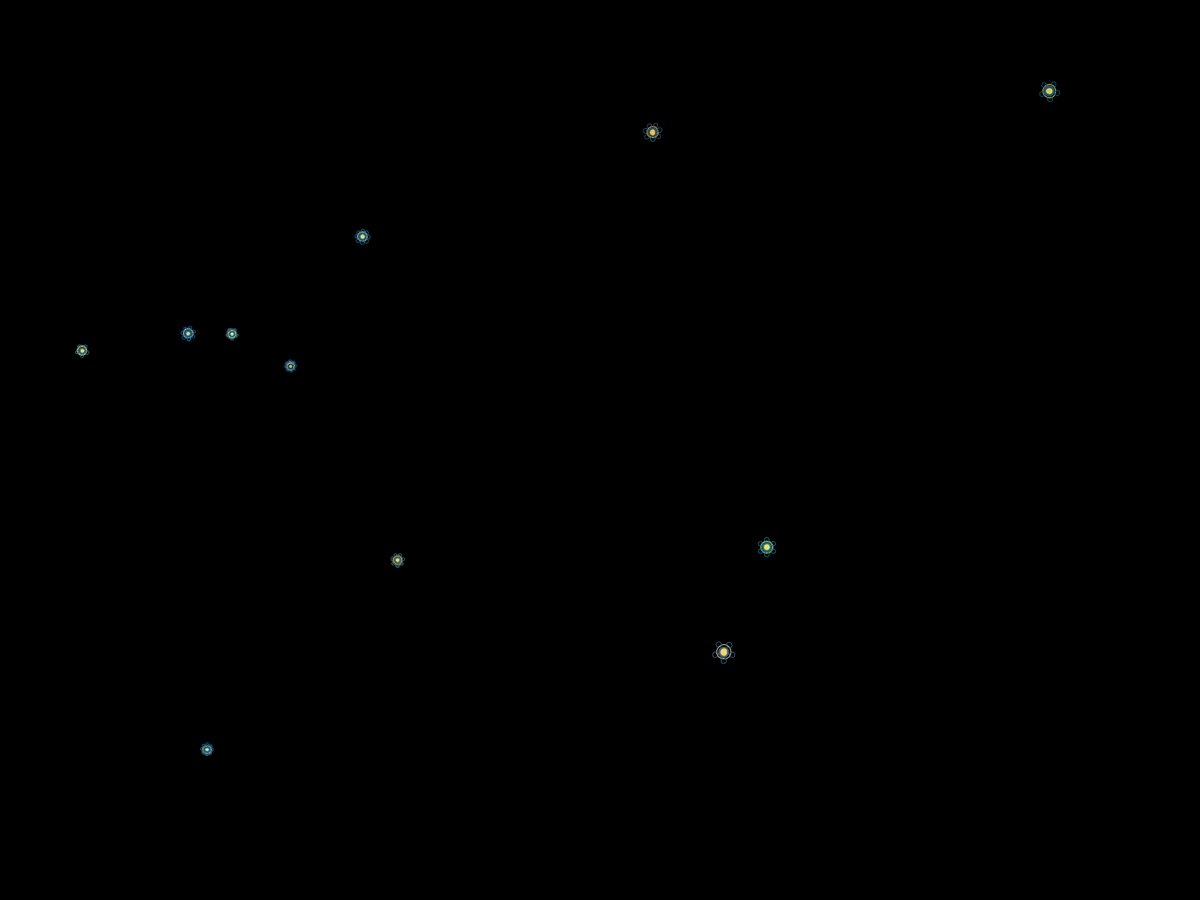
Frame 1 (no input)
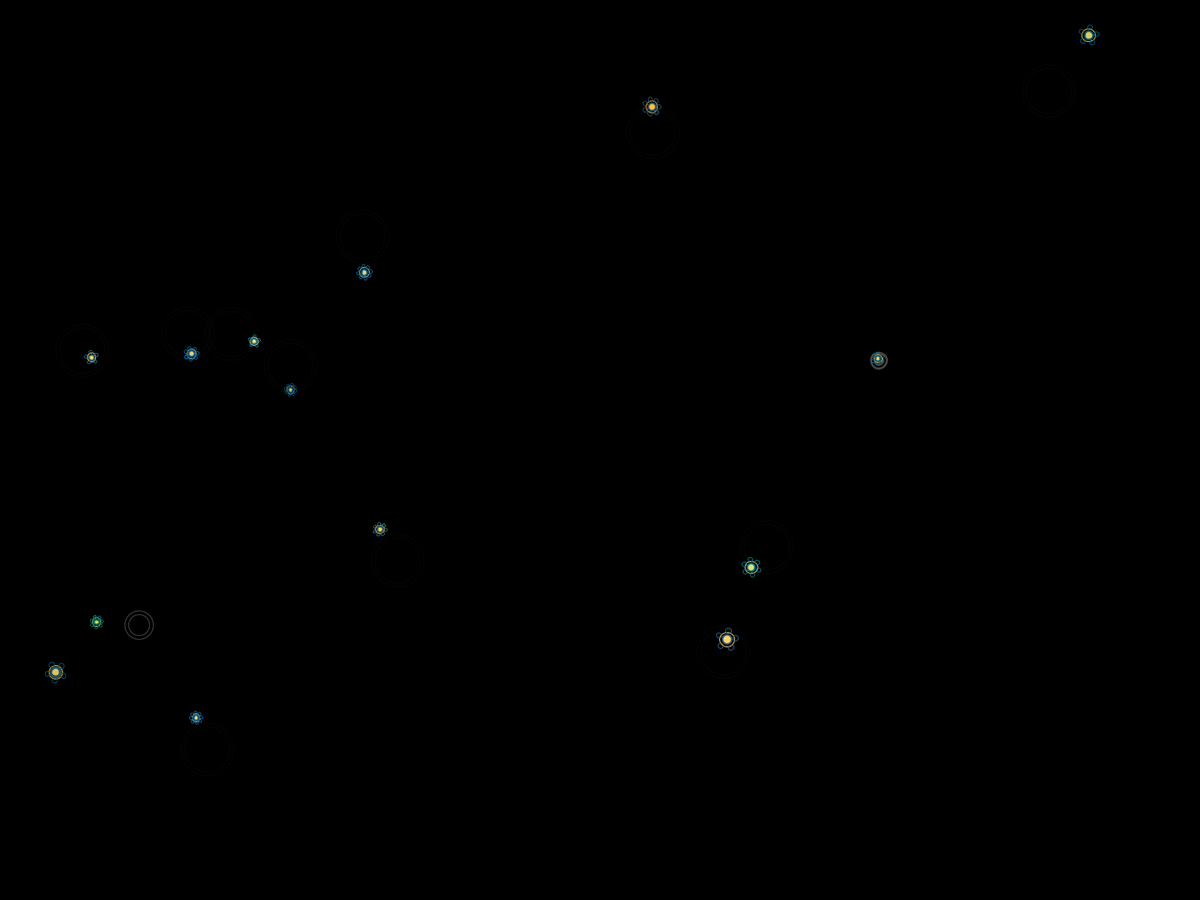
Frame 60 (the mouse pressed at the canvas centre just before this capture)
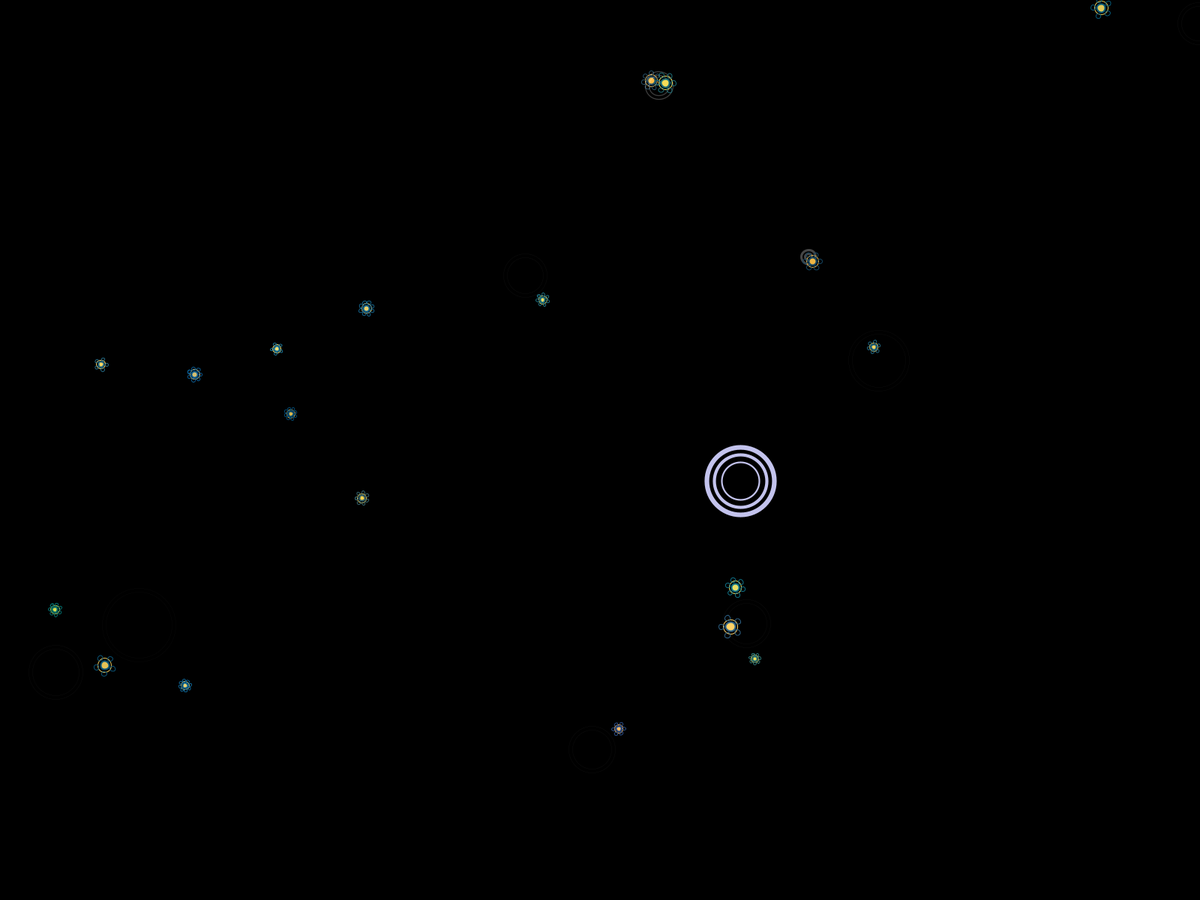
Frame 120 (the mouse held since frame 60 and released just before this capture)

The Processing sketch that drew these frames (run headless with seeded random() and noise(); from frame 60 on, the mouse is pressed at the canvas centre):

// Processing sketch: Ekosysteemi_IV
// ── Ekosysteemi_IV.pde
import java.util.Iterator;

float centX;
float centY;

// Arrays for the bugs (luteet)
ArrayList<Kieppuja> kieppujat; // Oscillating cross bugs; eat the kirput
ArrayList<Kirppu> kirput; // Drifting krill
ArrayList<KuplaSysteemi> kuplaSysteemit; // Particle system for death
ArrayList<Lude> luteet; // Tracking all the lude
ArrayList<Raindrop> raindrops;
ArrayList<Tappaja> tappajat; // Competitive hunters

void setup () {
  //size (1600, 900);
  fullScreen ();
  background (0);
  frameRate (60);
  smooth ();
  
  centX = width / 2;
  centY = height / 2;
  
  // Initialize kieppujat
  kieppujat = new ArrayList<Kieppuja> ();
  float xPos = 1;
  float yPos = 1;
  while (xPos > 0 && xPos < width) {
    xPos = map (random (1), 0, 1, -width, width * 2);
  }
  while (yPos > 0 && yPos < height) {
    yPos = map (random (1), 0, 1, -height, height * 2);
  }
  for (int i = 1; i < Kieppuja.init; i++) {
    kieppujat.add(new Kieppuja (xPos, yPos));
  }
  
  // Initialize kirput
  kirput = new ArrayList<Kirppu> ();
  for (int i = 0; i <= Kirppu.init; i++) {
    xPos = map (random (1), 0, 1, 0, width);
    yPos = map (random (1), 0, 1, 0, height);
    kirput.add(new Kirppu (xPos, yPos));
  }
  
  // Initialize tappajat
  tappajat = new ArrayList<Tappaja> ();
  
  // Initialize kuplaSysteemit
  kuplaSysteemit = new ArrayList<KuplaSysteemi> ();
  
  // Initialize ludeet
  luteet = new ArrayList<Lude>();
  
  // Initialize raindrops
  raindrops = new ArrayList<Raindrop> ();
  
}

void draw () {
  
  background (0);
  
  // Chance to generate new kieppuja (offscreen)
  if ((int) random (Kieppuja.chance) == 1 && kieppujat.size() < Kieppuja.max) {
    float xPos = 1;
    float yPos = 1;
    while (xPos > 0 && xPos < width) {
      xPos = map (random (1), 0, 1, -width, width * 2);
    }
    while (yPos > 0 && yPos < height) {
      yPos = map (random (1), 0, 1, -height, height * 2);
    }
    kieppujat.add(new Kieppuja (xPos, yPos));
  }
  
  // Chance to generate new tappaja (offscreen)
  if ((int) random (Tappaja.chance) == 1 && tappajat.size() < Tappaja.max) {
    float xPos = 1;
    float yPos = 1;
    while (xPos > 0 && xPos < width) {
      xPos = map (random (1), 0, 1, -width, width * 2);
    }
    while (yPos > 0 && yPos < height) {
      yPos = map (random (1), 0, 1, -height, height * 2);
    }
    tappajat.add(new Tappaja (xPos, yPos));
  }
  
  // Chance to generate new kirppu
  if ((int) random (Kirppu.chance) == 1 && kirput.size() < Kirppu.max) {
    float xPos = map (random (1), 0, 1, 0, width);
    float yPos = map (random (1), 0, 1, 0, height);
    kirput.add(new Kirppu (xPos, yPos));
  }
  
  // Chance for a raindrop
  if ((int) random (Raindrop.chance) == 1) {
    raindrops.add(new Raindrop (random (width * 1.5), random (height * 1.5)));
  }
  
  // Run the kirput
  Iterator<Kirppu> iKirput = kirput.iterator ();
  while (iKirput.hasNext ()) {
    Kirppu kirppu = iKirput.next ();
    if (kirppu.isDead ()) {
      iKirput.remove();
    }
    kirppu.decide ();
    kirppu.act ();
    kirppu.draw ();
  }
  
  // Run the kieppujat
  Iterator<Kieppuja> iKieppujat = kieppujat.iterator ();
  while (iKieppujat.hasNext ()) {
    Kieppuja kieppuja = iKieppujat.next ();
    if (kieppuja.isDead ()) {
      iKieppujat.remove();
    }
    kieppuja.decide ();
    kieppuja.act ();
    kieppuja.draw ();
  }
  
  // Run the tappajat
  Iterator<Tappaja> iTappajat = tappajat.iterator ();
  while (iTappajat.hasNext ()) {
    Tappaja tappaja = iTappajat.next ();
    if (tappaja.isDead ()) {
      iTappajat.remove ();
    }
    tappaja.decide ();
    tappaja.act ();
    tappaja.draw ();
  }
  
  // Run the kupla systems
  Iterator<KuplaSysteemi> ksIter = kuplaSysteemit.iterator ();
  while (ksIter.hasNext ()) {
    KuplaSysteemi ks = ksIter.next ();
    if (ks.isDead ()) {
      ksIter.remove ();
    }
    ks.update ();
  }
  
  // Run the raindrops
  Iterator<Raindrop> raindropIter = raindrops.iterator ();
  while (raindropIter.hasNext ()) {
    Raindrop rd = raindropIter.next ();
    if (rd.isDone ()) {
      raindropIter.remove ();
    }
    rd.update ();
    rd.draw ();
  }
  
}

// ── Colors.pde
static class Colors {
  static color c1 = #104F55;
  static color c2 = #32746D;
  static color c3 = #9EC5AB;
  static color c4 = #01200F;
  static color c5 = #011502;
  
  static color c6 = #6B0504;
  static color c7 = #A3320B;
  static color c8 = #D5E68D;
  
  static color c9 = #19647E;
  static color c10 = #F4D35E;
}

// ── Kieppuja.pde
class Kieppuja extends Lude {
  
  // Initial and max numbers and chance of generating new ones
  static final int chance = 750;
  static final int init = 3;
  static final int max = 5;
  
  // Boolean values for current activity
  boolean REST = false;
  boolean SEEK = true;
  
  // Motion and drawing variables
  float angle = 0;
  float aVelocity = 0;
  float aAcceleration = 0;
  float cycle = 0; // pulse cycle variables
  float cycleInc;
  float maxForce = 0.1;
  float radius;
  float restFactor = 10;
  float restForce;
  float restSpeed;
  float smallRadius = 7;
  float tinyRadius = 5;
  PVector restDirection;
  PVector steer = new PVector (0, 0);
  
  // How many luteet has it eaten
  int eatCount = 0;
  int full;
  
  // Constructor
  Kieppuja (float x_, float y_) {
    super (x_, y_);
    cycleInc = map (random (1), 0, 1, 0.01, 0.04);
    maxSpeed = map (random (1), 0, 1, 1, 5);
    radius = map (random (1), 0, 1, 10, 30);
    location = new PVector (x_, y_);
    
    cvRed = map (random (1), 0, 1, -30, 30);
    cvGreen = map (random (1), 0, 1, -30, 30);
    cvBlue = map (random (1), 0, 1, -30, 30);
    
    c1 = color (red(Colors.c1) + cvRed, green (Colors.c1) + cvGreen, blue (Colors.c1) + cvBlue);
    c2 = color (red(Colors.c2) + cvRed, green (Colors.c2) + cvGreen, blue (Colors.c2) + cvBlue);
    c3 = color (red(Colors.c3) + cvRed, green (Colors.c3) + cvGreen, blue (Colors.c3) + cvBlue);
    c4 = color (red(Colors.c4) + cvRed, green (Colors.c4) + cvGreen, blue (Colors.c4) + cvBlue);
    c5 = color (red(Colors.c5) + cvRed, green (Colors.c5) + cvGreen, blue (Colors.c5) + cvBlue);
    
    lifespan = map (random (1), 0, 1, 2000, 10000);
    
    restDirection = PVector.random2D();
    restForce = maxForce / restFactor;
    restSpeed = maxSpeed / restFactor;
    
    full = (int) random (10) + 5;
  }
  
  void act () {
    sense ();
    if (REST) {
      rest ();
    }
    if (SEEK) {
      seek ();
    }
  }
  
  void decide () {
    if (SEEK) {
      if (eatCount > full) {
        if ((int) random (10) == 1) {
          SEEK = false;
          REST = true;
          PVector brake = velocity.copy ();
          brake.normalize ();
          brake.rotate(radians (180));
          brake.mult (maxForce);
          applyForce (brake);
        }
      }
    }
    
    if (REST) {
      if (frameCount % 60 == 0 && eatCount > 0) {
        eatCount -= 1;
        if ((int) random (eatCount + 1) == 1) {
          SEEK = true;
          REST = false;
        }
      }
    }
  }
  
  void draw () {
    
    lifespan -= 1;
    
    pushMatrix ();
    translate (location.x, location.y);
    rotate (angle);
    
    // Inner circle
    strokeWeight (2);
    stroke (c3, lifespan);
    fill (c4, lifespan);
    ellipse (0, 0, radius, radius);
    
    // Secondary spokes
    strokeWeight (1);
    stroke (c5, lifespan);
    for (int a = 0; a < 360; a += 360 / 4) {
      float rad = radians (a);
      pushMatrix ();
      rotate (rad);
      line (0, radius, 0, radius * 3);
      popMatrix ();
    }
    
    // Secondary spoke ends
    strokeWeight (1);
    stroke (c1, lifespan);
    noFill ();
    for (int a = 0; a < 360; a += 360 / 4) {
      float rad = radians (a);
      pushMatrix ();
      rotate (rad);
      ellipse (0, radius, smallRadius, smallRadius);
      ellipse (0, radius * 3, smallRadius, smallRadius);
      popMatrix ();
    }

    // Primary spokes
    rotate (PI/4);
    strokeWeight (1);
    stroke (c1, lifespan);
    for (int a = 0; a < 360; a += 360 / 4) {
      float rad = radians (a);
      pushMatrix ();
      rotate (rad);
      line (0, radius, 0, radius * 2);
      popMatrix ();
    }

    // Primary spoke ends
    strokeWeight (1);
    stroke (c3, lifespan);
    noFill ();
    for (int a = 0; a < 360; a += 360 / 4) {
      float rad = radians (a);
      pushMatrix ();
      rotate (rad);
      ellipse (0, radius, smallRadius, smallRadius);
      ellipse (0, radius * 2, smallRadius, smallRadius);
      popMatrix ();
    }

    // Pulsing circle
    cycle += velocity.mag() / 50;
    cycle += cycleInc;
    float c = map (sin(cycle), -1, 1, 1, 3);
    for (float a = 0; a < 360; a += 360 / 8) {
      float rad = radians (a);
      float xPos = radius * cos(rad) * c;
      float yPos = radius * sin(rad) * c;
      strokeWeight (2);
      stroke (c2, lifespan);
      noFill ();
      ellipse (xPos, yPos, tinyRadius, tinyRadius);
    }
    
    popMatrix ();
  }
  
  void rest () {
    restDirection.mult(restForce);
    applyForce (restDirection);
    velocity.add (acceleration);
    velocity.limit (maxSpeed);
    location.add (velocity);
    aAcceleration = acceleration.x / 100;
    aVelocity += aAcceleration;
    aVelocity = constrain (aVelocity, -0.05, 0.05);
    angle += aVelocity;
    acceleration.mult (0);
  }
  
  void seek () {
    
    // Find the closest kirppu
    float distance = 0;
    Kirppu closest = null;
    for (Kirppu kirppu : kirput) {
      if (closest == null) {
        distance = PVector.dist (kirppu.location, location);
        closest = kirppu;
      } else if (PVector.dist (kirppu.location, location) < distance) {
        distance = PVector.dist (location, kirppu.location);
        closest = kirppu;
      }
    }
    
    // Steer
    PVector desired = null;
    if (kirput.size() > 0 && closest != null) {
      desired = PVector.sub(closest.location, location);
    } else {
      desired = new PVector (random (width), random (height));
    }
    distance = desired.mag ();
    desired.normalize ();
    desired.mult (maxSpeed);
    steer = PVector.sub (desired, velocity);
    steer.limit (maxForce);
    applyForce (steer);
    
    // Move
    velocity.add (acceleration);
    velocity.limit (maxSpeed);
    location.add (velocity);
    aAcceleration = acceleration.x / 100;
    aVelocity += aAcceleration;
    aVelocity = constrain (aVelocity, -0.05, 0.05);
    angle += aVelocity;
    acceleration.mult (0);
    
    //Eat!
    if (closest != null && PVector.dist (closest.location, location) < 3) {
      closest.lifespan = -1;
      lifespan += closest.radius;
      eatCount += 1;
    }
    
  }
  
  void sense () {
    for (Kieppuja kieppuja : kieppujat) {
      if (kieppuja != this) {
        float distance = PVector.dist (kieppuja.location, location);
        if (distance < (radius * 2)) {
          PVector repel = PVector.sub(kieppuja.location, location);
          repel.normalize ();
          repel.rotate (radians (180));
          repel.mult (maxSpeed);
          repel.limit (maxForce);
          applyForce (repel);
        }
      }
    }
  }
  
}

// ── Kirppu.pde
class Kirppu extends Lude {
  
  // Initial and max numbers and chance of generating new ones
  static final int chance = 20;
  static final int init = 10;
  static final int max = 50;
  
  // Boolean values for current activity
  boolean appearing = true;
  boolean DRIFT = true;
  boolean FLIT = false;
  
  // Variables for tracking "flitting" behavior
  int flitChance = 600;
  float flitCounter = 0;
  float flitSpeed = 10;
  float flitTime = 100;
  PVector flitDirection = new PVector (0, 0);
  
  // Motion and drawing variables
  float appearingRadius = 0;
  float appearingRadiusInc = 1;
  float appearanceAlpha = 75;
  float appearanceWeight = 4;
  PVector origin;
  float cycleInc;
  PVector direction;
  float maxForce = 0.5;
  float radius;
  float radiusInc = 0.003;
  float smallRadius;
  float theta = 0;
  int petals;
  
  // Constructor
  Kirppu (float x_, float y_) {
    super (x_, y_);
    origin = location.copy ();
    maxSpeed = map (random (1), 0, 1, .1, 1);
    radius = map (random (1), 0, 1, 6, 12);
    smallRadius = radius / 1.618;
    direction = PVector.random2D();
    
    petals = (int) random (4) + 5;
    
    cvRed = map (random (1), 0, 1, -30, 30);
    cvGreen = map (random (1), 0, 1, -30, 30);
    cvBlue = map (random (1), 0, 1, -30, 30);
    
    c1 = color (red(Colors.c9) + cvRed, green (Colors.c9) + cvGreen, blue (Colors.c9) + cvBlue);
    c2 = color (red(Colors.c10) + cvRed, green (Colors.c10) + cvGreen, blue (Colors.c10) + cvBlue);
    
    cycleInc = map (random (1), 0, 1, -6, 6);
    lifespan = map (random (1), 0, 1, 300, 1000);
  }
  
  Kirppu (float x_, float y_, float maxSpeed_, float radius_, int petals_, color c1_, color c2_) {
    super (x_, y_);
    origin = location.copy ();
    maxSpeed = maxSpeed_ + map (random (1), 0, 1, -0.05, 0.05);
    radius = radius_ + map (random (1), 0, 1, -1, 1);
    smallRadius = radius / 1.618;
    direction = PVector.random2D ();
    
    petals = petals_;
    
    cvRed = map (random (1), 0, 1, -30, 30);
    cvGreen = map (random (1), 0, 1, -30, 30);
    cvBlue = map (random (1), 0, 1, -30, 30);
    
    c1 = color (red(c1_) + cvRed, green (c1_) + cvGreen, blue (c1_) + cvBlue);
    c2 = color (red(c2_) + cvRed, green (c2_) + cvGreen, blue (c2_) + cvBlue);
    
    cycleInc = map (random (1), 0, 1, -6, 6);
    lifespan = map (random (1), 0, 1, 300, 1000);
  }
  
  void act () {
    if (DRIFT) {
      drift ();
    }
    if (FLIT) {
      flit ();
    }
  }
  
  boolean isDead () {
    if (lifespan < 0) {
      return true;
    } else {
      return false;
    }
  }
  
  void decide () {
    if ((int) random (flitChance) == 1 && FLIT == false) {
      FLIT = true;
      DRIFT = false;
      flitDirection = PVector.random2D();
      flitCounter = millis ();
    }
    if (millis() - flitCounter > flitTime) {
      FLIT = false;
      DRIFT = true;
    }
  }
  
  void draw () {
    theta += cycleInc;
    lifespan -= 1;
    radius += radiusInc;
    
    if (appearing) {
      appearingRadius += appearingRadiusInc;
      appearanceAlpha -= 0.5;
      if (appearanceWeight > 0.1) {
        appearanceWeight -= .1;
      }
      stroke (255, appearanceAlpha);
      strokeWeight (appearanceWeight);
      ellipse (origin.x, origin.y, abs (appearingRadius + 10), abs (appearingRadius + 10));
      ellipse (origin.x, origin.y, abs (appearingRadius), abs (appearingRadius));
      if (appearingRadius > 100) {
        appearing = false;
      }
    }
    
    pushMatrix ();
    translate (location.x, location.y);
    
    // Body
    stroke (c1, lifespan);
    strokeWeight (2);
    fill (c2, lifespan);
    ellipse (0, 0, radius, radius);
    noFill ();
    stroke (c2, lifespan);
    strokeWeight (1);
    ellipse (0, 0, radius * 1.618, radius * 1.618);
    
    // Petals
    rotate (radians (theta));
    for (float a = 0; a < 360; a += 360 / petals) {
      pushMatrix ();
      rotate (radians (a));
      stroke (c1, lifespan);
      strokeWeight (1);
      noFill ();
      ellipse (0, radius, smallRadius, smallRadius);
      popMatrix ();
    }
    
    popMatrix ();
  }
  
  void drift () {
    direction.mult(maxForce);
    applyForce (direction);
    velocity.add (acceleration);
    velocity.limit (maxSpeed);
    location.add (velocity);
    acceleration.mult (0);
  }
  
  void flit () {
    flitDirection.mult (flitSpeed);
    applyForce (flitDirection);
    velocity.add (acceleration);
    velocity.limit (flitSpeed);
    location.add (velocity);
  }
}

// ── Kupla.pde
class Kupla {
  
  float accelRange = 0.05;
  float lifespan;
  static final float lifespanDec = 5;
  static final int lifespanUB = 355;
  
  PVector acceleration;
  PVector location;
  PVector velocity;
  
  Kupla (PVector l_) {
    location = l_.copy();
    acceleration = new PVector (random (0, accelRange), random (0, accelRange));
    velocity = new PVector (random (-1, 1), random (-1, 1));
    lifespan = (int) random (255, lifespanUB);
  }
  
  void draw () {
    stroke (255, lifespan);
    strokeWeight (0);
    noFill ();
    ellipse (location.x, location.y, 8, 8);
  }
  
  boolean isDead () {
    if (lifespan < 0) {
      return true;
    } else {
      return false;
    }
  }
  
  void update () {
    velocity.add (acceleration);
    location.add (velocity);
    lifespan -= lifespanDec;
  }
  
}

// ── KuplaSysteemi.pde
class KuplaSysteemi {
  
  ArrayList<Kupla> kuplat;
  float cutoff;
  float lifespan = 50;
  float lifespanDec = 1;
  PVector location;
  
  KuplaSysteemi (float x_, float y_) {
    cutoff = Kupla.lifespanUB / Kupla.lifespanDec;
    location = new PVector (x_, y_);
    kuplat = new ArrayList<Kupla> ();
  }
  
  void addKupla () {
    kuplat.add (new Kupla (location));
  }
  
  boolean isDead () {
    if (lifespan < 0 && kuplat.size() == 0) {
      return true;
    } else {
      return false;
    }
  }
  
  void update () {
    if (lifespan > 0) {
      addKupla ();
    }
    lifespan -= lifespanDec;
    Iterator<Kupla> kuplaIter = kuplat.iterator ();
    while (kuplaIter.hasNext ()) {
      Kupla kupla = kuplaIter.next ();
      kupla.update ();
      kupla.draw ();
      if (kupla.isDead ()) {
        kuplaIter.remove ();
      }
    }
  }
  
}

// ── Lude.pde
class Lude {
  
  // Colors
  color c1;
  color c2;
  color c3;
  color c4;
  color c5;
  float cvRed;
  float cvGreen;
  float cvBlue;
  
  // Rotation
  float angle;
  float aVelocity;
  float aAcceleration;
  
  float lifespan;
  
  // Motion
  float maxForce;
  float maxSpeed;
  PVector acceleration;
  PVector location;
  PVector velocity;
  
  Lude (float x_, float y_) {
    location = new PVector (x_, y_);
    acceleration = new PVector (0, 0);
    velocity = new PVector (0, 0);
  }
  
  void applyForce (PVector force_) {
    acceleration.add (force_);
  }
  
  boolean isDead () {
    if (lifespan < 0) {
      kuplaSysteemit.add (new KuplaSysteemi (location.x, location.y));
      return true;
    } else {
      return false;
    }
  }
  
}

// ── Raindrop.pde
class Raindrop {
  
  static final int chance = 400;
  
  boolean active = true;
  float alph = 255;
  float pushForce = 100;
  float radius = 0;
  float weight = 8;
  PVector location;
  
  Raindrop (float x_, float y_) {
    location = new PVector (x_, y_);
  }
  
  void draw () {
    noFill ();
    stroke (210, 210, 255, alph);
    strokeWeight (weight);
    ellipse (location.x, location.y, radius, radius); 
    strokeWeight (abs (weight - 2));
    ellipse (location.x, location.y, abs (radius - 20), abs (radius - 20));
    strokeWeight (abs (weight - 4));
    ellipse (location.x, location.y, abs (radius - 40), abs (radius - 40));
  }
  
  boolean isDone () {
    if (radius > width) {
      return true;
    } else {
      return false;
    }
  }
  
  void update () {
    radius += 5;
    alph -= 1;
    if (weight > 1) {
      weight -= .1;
    }
    
    ArrayList<Lude> luteet = new ArrayList<Lude> ();
    luteet.addAll (kirput);
    luteet.addAll (kieppujat);
    luteet.addAll (tappajat);
    for (Lude lude : luteet) {
      float d = PVector.dist (location, lude.location);
      if ((radius / 2) >= d) {
        PVector away = PVector.sub (lude.location, location);
        away.normalize ();
        away.mult (pushForce);
        lude.applyForce(away);
      }
    }
  }
}

// ── Tappaja.pde
class Tappaja extends Lude {
  
  static final int chance = 1000;
  static final int init = 0;
  static final int max = 2;
  
  boolean arrived = false;
  boolean ATTACK = false;
  boolean HUNT = true;
  
  float angle = 0;
  float aVelocity = 0;
  float aAcceleration = 0;
  float maxForce = 1;
  float huntDistance = 300;
  float huntForce = 0.3;
  float huntRadius = 100;
  float huntTheta = 0;
  float huntThetaInc = 0.7;
  float senseDistance;
  Lude attackTarget;
  PVector steer = new PVector (0, 0);
  PVector target;
  
  float scaleFactor;
  float wingCycle = 0;
  float wingInc;
  
  Tappaja (float x_, float y_) {
    super (x_, y_);
    
    cvRed = map (random (1), 0, 1, -30, 30);
    cvGreen = map (random (1), 0, 1, -30, 30);
    cvBlue = map (random (1), 0, 1, -30, 30);
    c1 = color (red(Colors.c6) + cvRed, green (Colors.c6) + cvGreen, blue (Colors.c6) + cvBlue);
    c2 = color (red(Colors.c7) + cvRed, green (Colors.c7) + cvGreen, blue (Colors.c7) + cvBlue);
    c3 = color (red(Colors.c8) + cvRed, green (Colors.c8) + cvGreen, blue (Colors.c8) + cvBlue);
    
    maxSpeed = map (random (1), 0, 1, 3, 8);
    scaleFactor = map (random (1), 0, 1, 0.7, 1);
    senseDistance = map (random (1), 0, 1, 100, 300);
    wingInc = map (random (1), 0, 1, 10, 30);
    
    lifespan = map (random (1), 0, 1, 2000, 5000);
  }
  
  void act () {
    if (ATTACK) {
      attack ();
    }
    if (HUNT) {
      sense ();
      hunt ();
    }
  }
  
  void attack () {
    PVector desired = PVector.sub (attackTarget.location, location);
    desired.normalize ();
    desired.mult (maxSpeed);
    steer = PVector.sub (desired, velocity);
    steer.limit (maxForce);
    applyForce (steer);
    
    velocity.add (acceleration);
    velocity.limit (maxSpeed);
    location.add (velocity);
    acceleration.mult (0);
    
    if (attackTarget != null && PVector.dist (attackTarget.location, location) < 3) {
      attackTarget.lifespan = -1;
      lifespan += 1000;
      ATTACK = false;
      HUNT = true;
      velocity.mult (0);
    }
  }
  
  void decide () {
    HUNT = true;
  }
  
  void draw () {
    
    lifespan -= 1;
    
    pushMatrix ();
    translate (location.x, location.y);
    angle = velocity.heading ();
    rotate (angle + PI/2);
    scale (scaleFactor);
    
    // Wings
    noFill ();
    stroke (c3, lifespan);
    pushMatrix ();
    wingCycle += PI/wingInc;
    rotate (wingCycle);
    ellipse (0, 0, 75, 20);
    ellipse (-30, 0, 5, 5);
    ellipse (30, 0, 5, 5);
    popMatrix ();
    pushMatrix ();
    rotate (-wingCycle);
    ellipse (0, 0, 75, 20);
    ellipse (-30, 0, 5, 5);
    ellipse (30, 0, 5, 5);
    popMatrix ();
    
    // Body
    stroke (c2, lifespan);
    strokeWeight (2);
    noFill ();
    ellipse (0, 0, 30, 90);
    ellipse (0, 0, 30, 30);
    ellipse (0, -25, 20, 20);
    ellipse (0, 25, 20, 20);
    strokeWeight (1);
    fill (c1, lifespan);
    ellipse (0, 0, 20, 20);
    ellipse (0, -25, 10, 10);
    ellipse (0, 25, 10, 10);
    
    popMatrix ();
  }
  
  void hunt () {
    
    if (target == null) {
      target = new PVector (centX, centY);
    }
    
    PVector desired = PVector.sub (target, location);
    float d = desired.mag ();
    desired.normalize ();
    if (d < (width / 3) && arrived == false) {
      target = huntTarget ();
      arrived = true;
    } else if (arrived == true) {
      target = huntTarget ();
    }
    desired.mult (maxSpeed);
    steer = PVector.sub (desired, velocity);
    steer.limit (huntForce);
    applyForce (steer);
    
    velocity.add (acceleration);
    velocity.limit (maxSpeed);
    location.add (velocity);
    acceleration.mult (0);
  }
  
  PVector huntTarget () {
    PVector circlePos = velocity.copy ();
    circlePos.normalize ();
    circlePos.mult (huntDistance);
    circlePos.add (location);
    float h = velocity.heading();
    huntTheta += random (-huntThetaInc, huntThetaInc);
    PVector circleOffset = new PVector (huntRadius * cos (huntTheta + h), huntRadius * sin(huntTheta + h));
    PVector hTarget = PVector.add (circlePos, circleOffset);
    stroke (255);
    return hTarget;
  }
  
  void sense () {
    ArrayList<Lude> luteet = new ArrayList<Lude> ();
    luteet.addAll(kieppujat);
    luteet.addAll (tappajat);
    for (Lude lude : luteet) {
      if (lude != this) {
        float d = PVector.dist (location, lude.location);
        if (d < senseDistance ) {
          float h = PVector.angleBetween(PVector.fromAngle (velocity.heading ()), PVector.fromAngle (lude.location.heading ()));
          if (degrees (h) > -60 && degrees (h) < 60) {
            HUNT = false;
            ATTACK = true;
            attackTarget = lude;
            break;
          }
        }
      }
    }
  }
}
